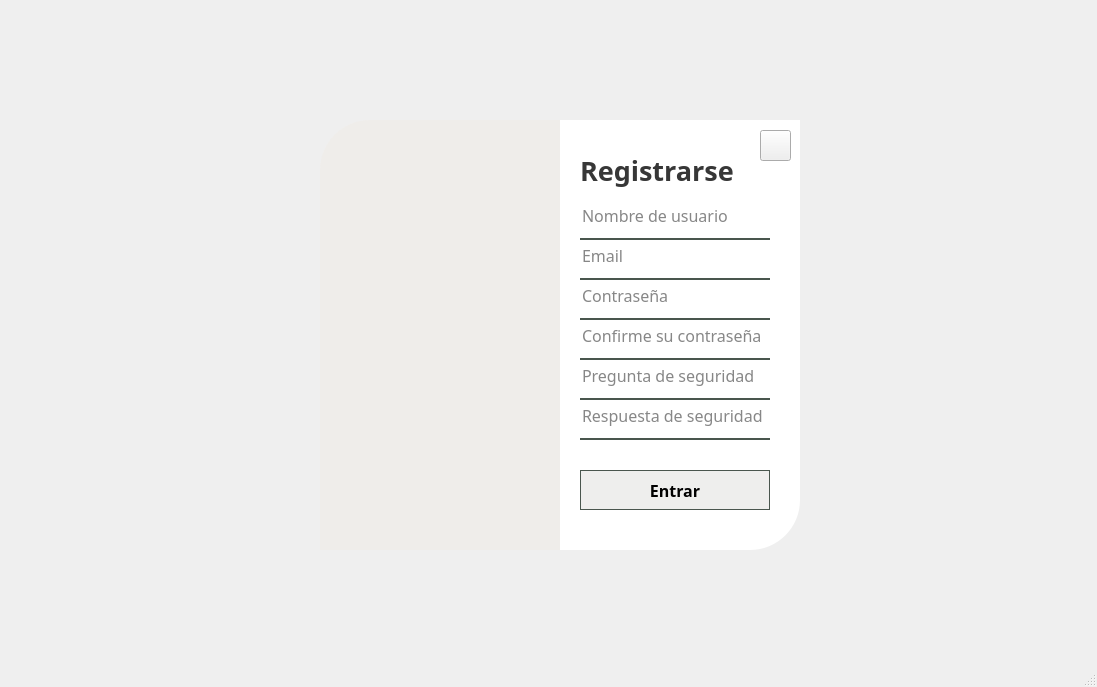
<?xml version="1.0" encoding="UTF-8"?>
<ui version="4.0">
 <class>MainWindow</class>
 <widget class="QMainWindow" name="MainWindow">
  <property name="geometry">
   <rect>
    <x>0</x>
    <y>0</y>
    <width>1097</width>
    <height>687</height>
   </rect>
  </property>
  <property name="windowTitle">
   <string>MainWindow</string>
  </property>
  <widget class="QWidget" name="centralwidget">
   <widget class="QWidget" name="widget" native="true">
    <property name="geometry">
     <rect>
      <x>290</x>
      <y>90</y>
      <width>550</width>
      <height>500</height>
     </rect>
    </property>
    <property name="font">
     <font>
      <family>Raleway</family>
     </font>
    </property>
    <property name="styleSheet">
     <string notr="true">QPushButton#pushButton:pressed{
	padding-left:5px;
	padding-top:5px;
	background-color:rgba(150,123,111,255);
}

QPushButton#pushButton_2:pressed{
	padding-left:5px;
	padding-top:5px;
	background-color:rgba(91,88,53,255);
}
QLineEdit{
background-color:rgba(0,0,0,0);
border:none;
border-bottom:2px solid rgb(73,86,78);
color:rgba(0,0,0,240);
padding-bottom:7px;}
</string>
    </property>
    <widget class="QLabel" name="label_6">
     <property name="geometry">
      <rect>
       <x>30</x>
       <y>30</y>
       <width>240</width>
       <height>430</height>
      </rect>
     </property>
     <property name="styleSheet">
      <string notr="true">border-image: url(:/images/z_background_limonada_login.jpg);
border-top-left-radius:50px;</string>
     </property>
     <property name="text">
      <string/>
     </property>
    </widget>
    <widget class="QLabel" name="label_8">
     <property name="geometry">
      <rect>
       <x>270</x>
       <y>30</y>
       <width>240</width>
       <height>430</height>
      </rect>
     </property>
     <property name="styleSheet">
      <string notr="true">background-color:rgba(255,255,255,255);
border-bottom-right-radius: 50px;
</string>
     </property>
     <property name="text">
      <string/>
     </property>
    </widget>
    <widget class="QLabel" name="labelr_registrarse">
     <property name="geometry">
      <rect>
       <x>290</x>
       <y>50</y>
       <width>191</width>
       <height>61</height>
      </rect>
     </property>
     <property name="font">
      <font>
       <family>Raleway</family>
       <pointsize>20</pointsize>
       <weight>75</weight>
       <bold>true</bold>
      </font>
     </property>
     <property name="styleSheet">
      <string notr="true">color:rgba(0,0,0,200);</string>
     </property>
     <property name="text">
      <string>Registrarse</string>
     </property>
    </widget>
    <widget class="QLineEdit" name="txtr_usuario">
     <property name="geometry">
      <rect>
       <x>290</x>
       <y>110</y>
       <width>190</width>
       <height>40</height>
      </rect>
     </property>
     <property name="font">
      <font>
       <family>Raleway</family>
       <pointsize>12</pointsize>
      </font>
     </property>
     <property name="styleSheet">
      <string notr="true"/>
     </property>
     <property name="placeholderText">
      <string>Nombre de usuario</string>
     </property>
    </widget>
    <widget class="QLineEdit" name="txtr_password">
     <property name="geometry">
      <rect>
       <x>290</x>
       <y>190</y>
       <width>190</width>
       <height>40</height>
      </rect>
     </property>
     <property name="font">
      <font>
       <family>Raleway</family>
       <pointsize>12</pointsize>
      </font>
     </property>
     <property name="styleSheet">
      <string notr="true"/>
     </property>
     <property name="echoMode">
      <enum>QLineEdit::Password</enum>
     </property>
     <property name="placeholderText">
      <string>Contraseña</string>
     </property>
    </widget>
    <widget class="QPushButton" name="botonr_entrar">
     <property name="geometry">
      <rect>
       <x>290</x>
       <y>380</y>
       <width>190</width>
       <height>40</height>
      </rect>
     </property>
     <property name="font">
      <font>
       <family>Raleway</family>
       <pointsize>12</pointsize>
       <weight>75</weight>
       <bold>true</bold>
      </font>
     </property>
     <property name="styleSheet">
      <string notr="true">background-color:   rgba(233,233,232,200);
border-style:solid;
border-width: 1px;
border-color:  rgb(73,86,78);
</string>
     </property>
     <property name="text">
      <string>Entrar</string>
     </property>
    </widget>
    <widget class="QLineEdit" name="txtr_confirmarPassword">
     <property name="geometry">
      <rect>
       <x>290</x>
       <y>230</y>
       <width>190</width>
       <height>40</height>
      </rect>
     </property>
     <property name="font">
      <font>
       <family>Raleway</family>
       <pointsize>12</pointsize>
      </font>
     </property>
     <property name="styleSheet">
      <string notr="true"/>
     </property>
     <property name="echoMode">
      <enum>QLineEdit::Password</enum>
     </property>
     <property name="placeholderText">
      <string>Confirme su contraseña</string>
     </property>
    </widget>
    <widget class="QLineEdit" name="txtr_respuestaSeguridad">
     <property name="geometry">
      <rect>
       <x>290</x>
       <y>310</y>
       <width>190</width>
       <height>40</height>
      </rect>
     </property>
     <property name="font">
      <font>
       <family>Raleway</family>
       <pointsize>12</pointsize>
      </font>
     </property>
     <property name="styleSheet">
      <string notr="true"/>
     </property>
     <property name="echoMode">
      <enum>QLineEdit::Password</enum>
     </property>
     <property name="placeholderText">
      <string>Respuesta de seguridad</string>
     </property>
    </widget>
    <widget class="QLineEdit" name="txtr_email">
     <property name="geometry">
      <rect>
       <x>290</x>
       <y>150</y>
       <width>190</width>
       <height>40</height>
      </rect>
     </property>
     <property name="font">
      <font>
       <family>Raleway</family>
       <pointsize>12</pointsize>
      </font>
     </property>
     <property name="styleSheet">
      <string notr="true"/>
     </property>
     <property name="cursorPosition">
      <number>0</number>
     </property>
     <property name="placeholderText">
      <string>Email</string>
     </property>
    </widget>
    <widget class="QLineEdit" name="txtr_preguntaSeguridad">
     <property name="geometry">
      <rect>
       <x>290</x>
       <y>270</y>
       <width>190</width>
       <height>40</height>
      </rect>
     </property>
     <property name="font">
      <font>
       <family>Raleway</family>
       <pointsize>12</pointsize>
      </font>
     </property>
     <property name="styleSheet">
      <string notr="true"/>
     </property>
     <property name="placeholderText">
      <string>Pregunta de seguridad</string>
     </property>
    </widget>
    <widget class="QPushButton" name="botonrCerrar">
     <property name="geometry">
      <rect>
       <x>470</x>
       <y>40</y>
       <width>31</width>
       <height>31</height>
      </rect>
     </property>
     <property name="text">
      <string/>
     </property>
     <property name="icon">
      <iconset resource="res.qrc">
       <normaloff>:/iconos/z_cerrar.png</normaloff>:/iconos/z_cerrar.png</iconset>
     </property>
    </widget>
    <widget class="QLabel" name="label_7">
     <property name="geometry">
      <rect>
       <x>30</x>
       <y>30</y>
       <width>240</width>
       <height>430</height>
      </rect>
     </property>
     <property name="styleSheet">
      <string notr="true">background-color:rgba(239,232,224,70);
border-top-left-radius:50px;</string>
     </property>
     <property name="text">
      <string/>
     </property>
    </widget>
   </widget>
  </widget>
  <widget class="QStatusBar" name="statusbar"/>
 </widget>
 <tabstops>
  <tabstop>botonrCerrar</tabstop>
  <tabstop>txtr_usuario</tabstop>
  <tabstop>txtr_email</tabstop>
  <tabstop>txtr_password</tabstop>
  <tabstop>txtr_confirmarPassword</tabstop>
  <tabstop>txtr_preguntaSeguridad</tabstop>
  <tabstop>txtr_respuestaSeguridad</tabstop>
  <tabstop>botonr_entrar</tabstop>
 </tabstops>
 <resources>
  <include location="res.qrc"/>
 </resources>
 <connections/>
</ui>
